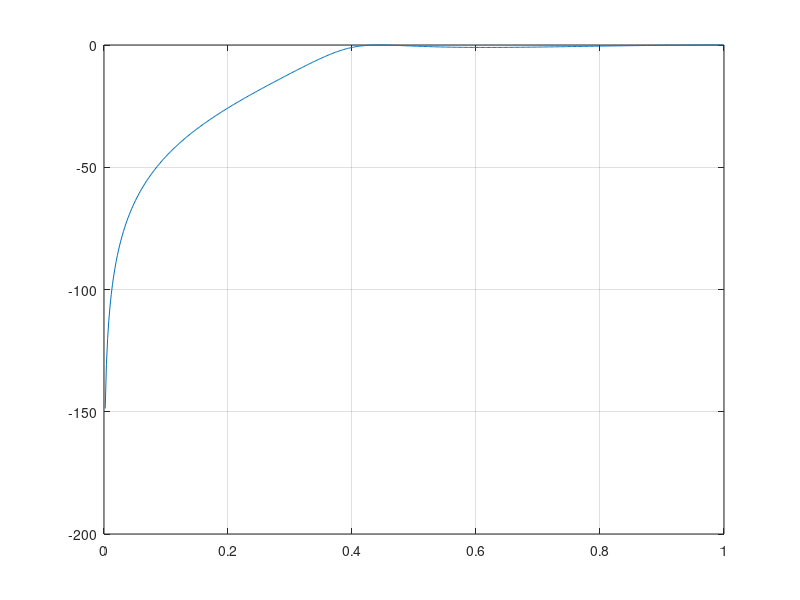

The MATLAB script that drew this image: (Note: this script raises an error after producing the figure.)
%% Experiment - 5
% Exercise - 6
clc;
clear;

%% IIR Chebyshev high-pass filter
F_s = 10000;  % Sampling frequency
r_p = 1;  % Pass band peak ripple (dB)
r_s = 80;  % Stop band peak ripple (dB)
f_p = 2000;  w_p = 2 * f_p / F_s;  % Pass band edge frequency
f_s = 100;  w_s = 2 * f_s / F_s;  % Stop band edge frequency

[N, Wn] = cheb1ord(w_p, w_s, r_p, r_s);  % Chebyshev filter order
[NUM, DEN] = cheby1(N, r_p, w_p, 'high');  % Chebyshev filter

[H, W] = freqz(NUM, DEN);  % Frequency response

figure;
plot(W / pi, 20 * log10(abs(H))); grid ON;
title("Frequency response of IIR Chebyshev high-pass filter", "Ashrith 200902016")
xlabel('Normalised frequency (\times \pi rad/sample)'), ylabel('Magnitude (dB)')

figure;
zplane(NUM, DEN);
title("Pole-Zero Plot", "Ashrith 200902016")
